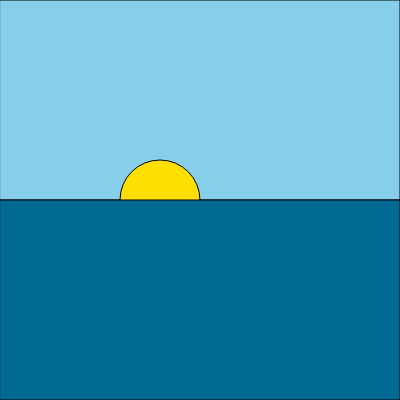
Frame 1 (no input)
Frame 60 (no input): identical to frame 1, image omitted
Frame 120 (the mouse pressed at the canvas centre since frame 60): identical to frame 1, image omitted

The p5.js sketch that drew this single still picture (run headless with seeded random() and noise() and a simulated clock; from frame 60 on, the mouse is pressed at the canvas centre):

// p5.js sketch
// ── sketch.js
function setup() {
  createCanvas(400, 400);
  background(220);
}

function draw() {
 fill(135, 206, 235)
 rect( 0,0,400,200)
 fill(255,223,0)
 circle(160,200,80)
 fill(0,105,148)
 rect(0,200,400,200)
}
